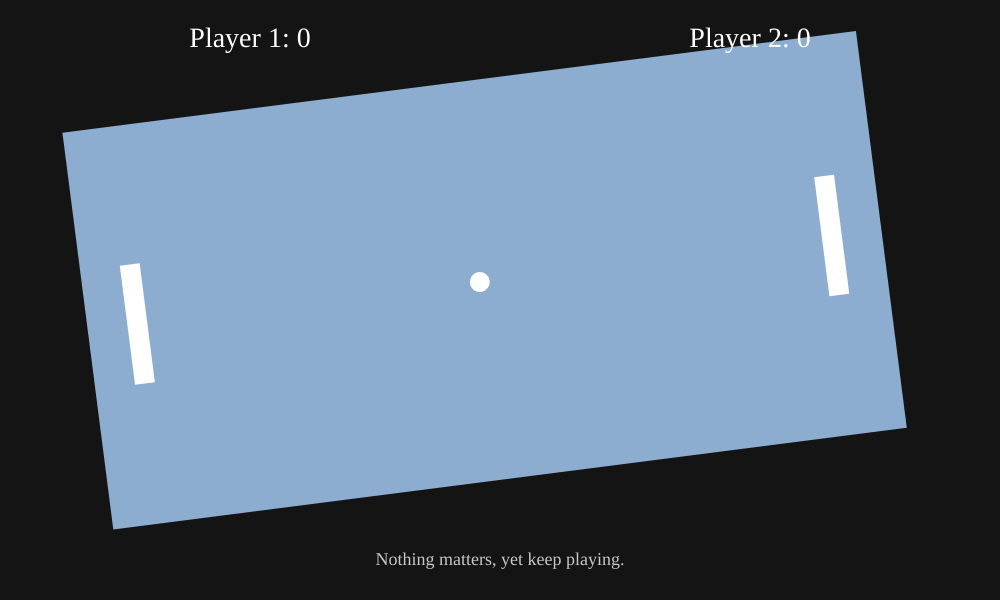
Frame 1 (no input)
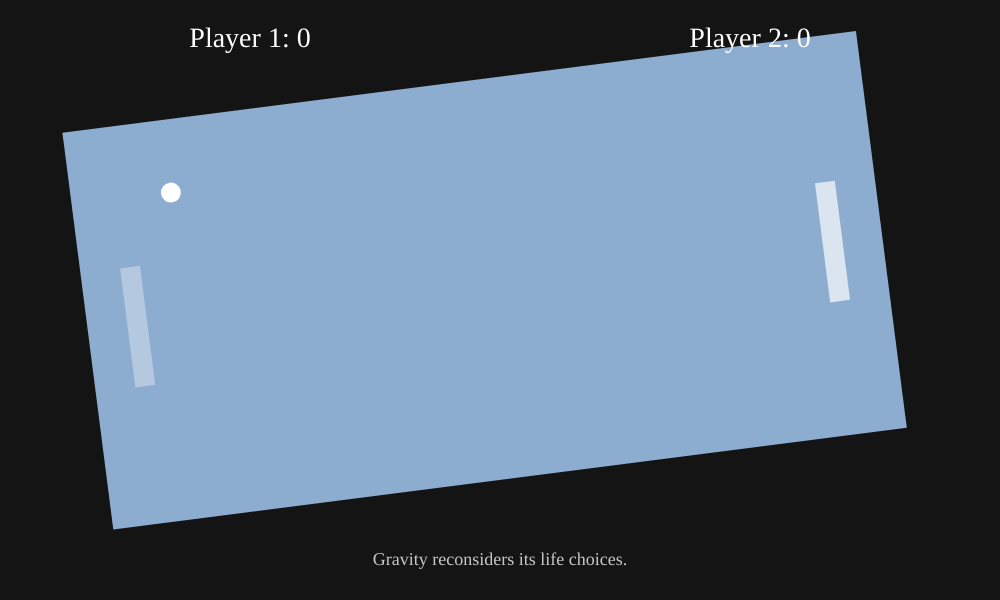
Frame 60 (no input)
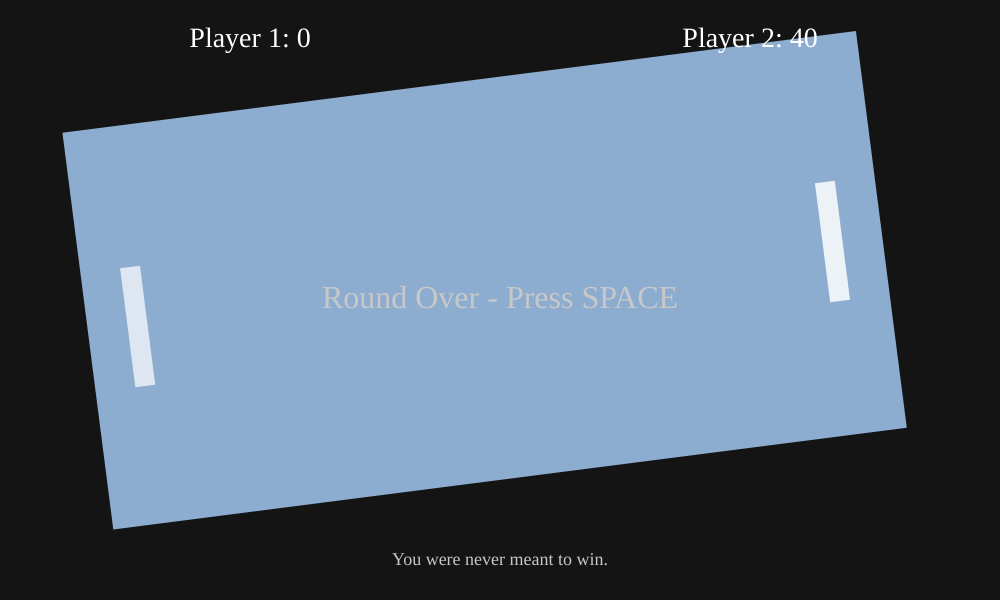
Frame 120 (the mouse pressed at the canvas centre since frame 60)

The p5.js sketch that drew these frames (run headless with seeded random() and noise() and a simulated clock; from frame 60 on, the mouse is pressed at the canvas centre):

// p5.js sketch
// ── sketch.js
// FINAL MERGED ABSURDIST PONG – Chaos Arena + Gravity + Absurdism

let arenaX, arenaY;
let arenaW = 800, arenaH = 400;
let arenaAngle = 0;
let bgColor;

let fonts = ['monospace','serif','sans-serif','cursive','fantasy'];
let currentFont = 'sans-serif';

let ball;
let leftPaddle, rightPaddle;

let roundOver = false;

let gravity = 0.1;

let absurdMessages = [
  "Nothing matters, yet keep playing.",
  "Gravity abandoned you.",
  "Your paddle fades like meaning.",
  "You were never meant to win.",
  "The universe tilts for its own amusement.",
  "Meaning dissolves again.",
  "Chaos reassures itself.",
  "Your achievements dissolve into the void."
];
let message = "";

function setup(){
  createCanvas(1000,600);
  rectMode(CENTER);
  textAlign(CENTER,CENTER);

  arenaX = width/2;
  arenaY = height/2;

  leftPaddle = new Paddle(-arenaW/2 + 50);
  rightPaddle = new Paddle(arenaW/2 - 50);
  ball = new Ball();

  newRound();
}

function draw(){
  background(20);

  // Random absurd background flashes (from Code A)
  if (random(1) < 0.02) {
    background(random(255), random(255), random(255));
  }

  applyGravityChaos();

  // Arena container
  push();
  translate(arenaX, arenaY);
  rotate(arenaAngle);

  fill(bgColor);
  noStroke();
  rect(0,0,arenaW,arenaH);

  // Paddles
  leftPaddle.update(87,83); // W/S
  rightPaddle.update(UP_ARROW,DOWN_ARROW);

  leftPaddle.display();
  rightPaddle.display();

  // Ball
  ball.update();
  ball.display();
  ball.checkPaddle(leftPaddle);
  ball.checkPaddle(rightPaddle);

  // Scoring logic
  if(ball.pos.x < -arenaW/2){
    rightPaddle.score++;
    roundOver = true;
  }
  if(ball.pos.x > arenaW/2){
    leftPaddle.score++;
    roundOver = true;
  }

  pop();

  // UI Text
  fill(255);
  textSize(28);
  textFont(currentFont);
  text(`Player 1: ${leftPaddle.score}`, width/4, 40);
  text(`Player 2: ${rightPaddle.score}`, 3*width/4, 40);

  textSize(18);
  fill(200);
  text(message, width/2, height - 40);

  if(roundOver){
    textSize(32);
    text('Round Over - Press SPACE', width/2, height/2);
  }
}

function keyPressed(){
  if(key===' ' && roundOver) newRound();
}

function newRound(){
  ball.reset();

  // Arena chaos (from CODE B)
  arenaAngle = random(-PI/10, PI/10);
  arenaX = width/2 + random(-30,30);
  arenaY = height/2 + random(-30,30);

  // Aesthetic randomness
  bgColor = color(random(100,255),random(100,255),random(100,255));
  currentFont = random(fonts);

  // Reset absurd message
  message = random(absurdMessages);

  roundOver = false;
}


// ------------------------
// PADDLE CLASS (MERGED)
// ------------------------
class Paddle {
  constructor(x){
    this.x = x;
    this.y = 0;
    this.baseW = 20;
    this.baseH = 120;
    this.w = this.baseW;
    this.h = this.baseH;
    this.speed = 7;
    this.angle = 0;
    this.alpha = 255;
    this.score = 0;
  }

  update(upKey, downKey){
    let moved = false;

    if(keyIsDown(upKey)){
      this.y -= this.speed;
      moved = true;
    }
    if(keyIsDown(downKey)){
      this.y += this.speed;
      moved = true;
    }

    // Random shape distortions (from Code A)
    if (random(1) < 0.03) this.alpha = random(50,255);
    if (random(1) < 0.01) this.alpha = 0;

    // Absurd height flicker on movement
    if(moved){
      this.h = random(40,180);
      this.angle = random(-0.4,0.4);
    }

    // Gentle absurd wobble
    this.y += random(-1,1);

    // Keep inside arena
    this.y = constrain(this.y, -arenaH/2 + this.h/2, arenaH/2 - this.h/2);
  }

  display(){
    push();
    translate(this.x, this.y);
    rotate(this.angle);
    fill(255, this.alpha);
    rectMode(CENTER);
    rect(0,0,this.w,this.h);
    pop();
  }
}


// ------------------------
// BALL CLASS (MERGED)
// ------------------------
class Ball {
  constructor(){
    this.pos = createVector(0,0);
    this.vel = createVector(5, random(-2,2));
    this.size = 20;
    this.weight = 1;
  }

  reset(){
    this.pos.set(0,0);
    this.vel = createVector(random([-5,5]), random(-2,2));

    // absurd ball weight variation (Code A)
    this.weight = random(0.5, 2);

    message = random(absurdMessages);
  }

  update(){
    this.pos.add(this.vel);

    // Gravity chaos effect (merge from Code A)
    this.vel.y += gravity * this.weight;

    // Arena bounds (vertical)
    if (this.pos.y < -arenaH/2 || this.pos.y > arenaH/2){
      this.vel.y *= -0.9;
      message = random(absurdMessages);
    }

    // Random score wipe (Code A tradition)
    if (random(1) < 0.002){
      leftPaddle.score = 0;
      rightPaddle.score = 0;
      message = "Your progress is meaningless.";
    }
  }

  display(){
    fill(255);
    ellipse(this.pos.x, this.pos.y, this.size);
  }

  checkPaddle(p){
    if(
      this.pos.x > p.x - p.w/2 &&
      this.pos.x < p.x + p.w/2 &&
      this.pos.y > p.y - p.h/2 &&
      this.pos.y < p.y + p.h/2
    ){
      this.vel.x *= -1.1;
      this.vel.y += random(-2,2);

      message = random(absurdMessages);
    }
  }
}


// ------------------------
// GRAVITY CHAOS
// ------------------------
function applyGravityChaos(){
  if(random(1) < 0.01){
    gravity = random(-0.4, 0.4);
    ball.weight = random(0.5,2);
    message = "Gravity reconsiders its life choices.";
  }
}
